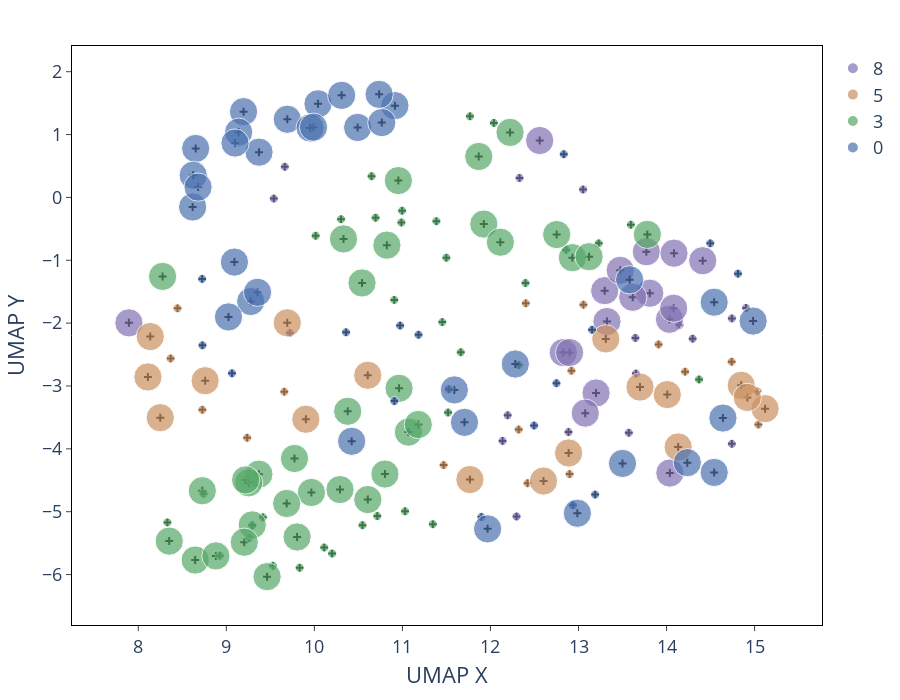

Notebook code for this chart:
### Code cell
plot_umap = combat_util.generate_x_y_umap(df_filtered, n_neighbors=n_neighbors_input, min_dist=min_dist_input, metric=metric, iterate=True, number_runs=number_of_iterations)
combat_util.plot_tsne(plot_umap2, color_col='Metadata_Severity Class', 
                    #   split_df = False, split_column = None, np = None,
                      hover_cols=hover_list,
                      size=True, size_col = "Metadata_concentration_uM",
                      x="0", y="1",
                      error_x="x_err", error_y="y_err",
                       dili_score_color=True, discrete=True,
                       xaxis_title="UMAP X", yaxis_title="UMAP Y"
                      )
